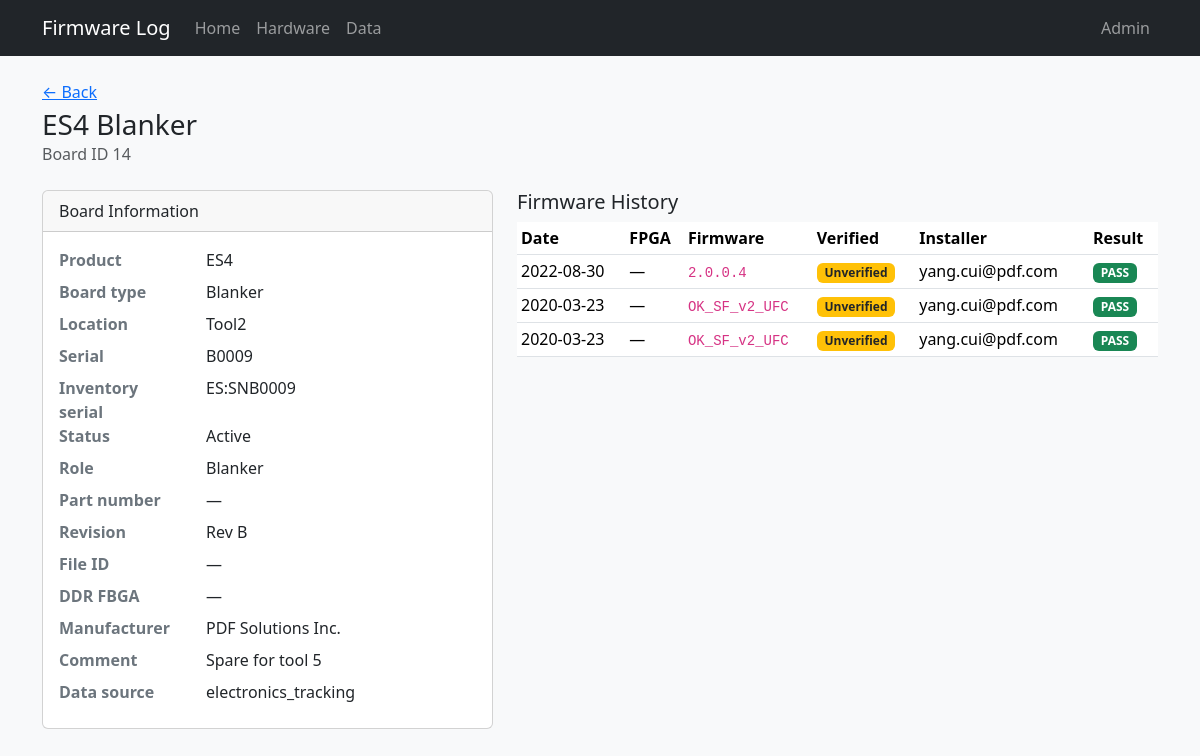
/board/14, run on an earlier commit of the app's database.
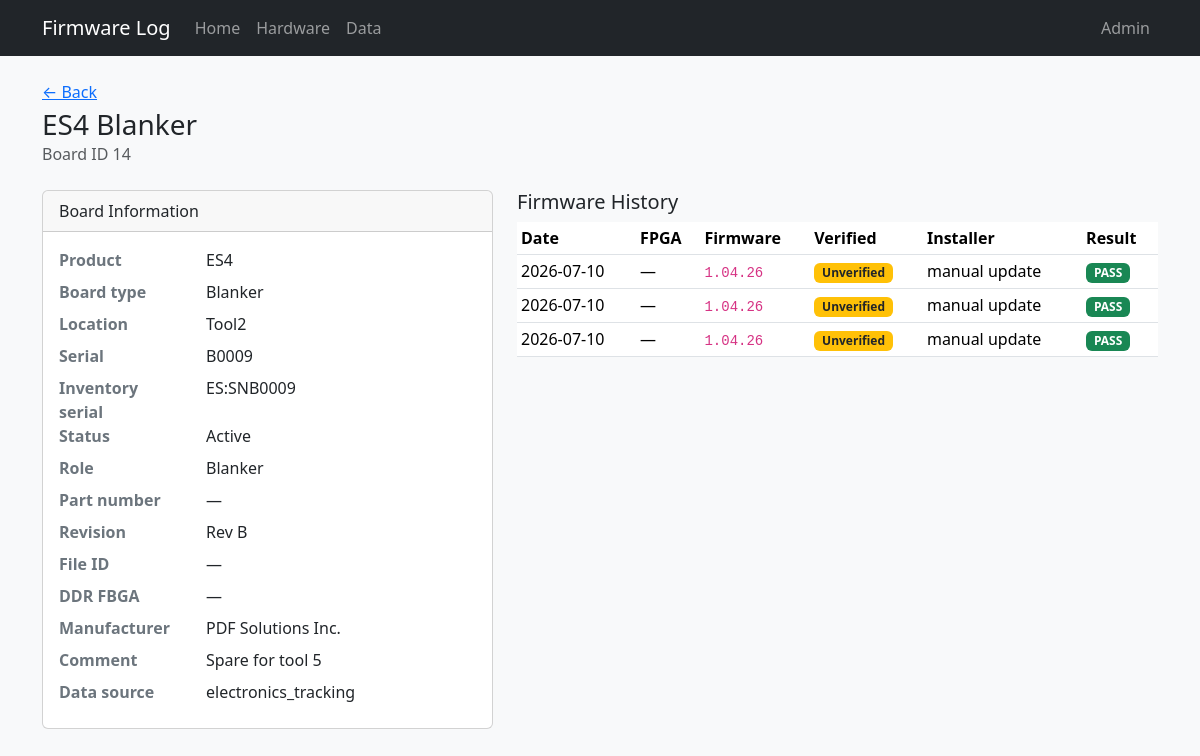
And on a later commit of the database.
### tables this page shows
CREATE TABLE "boards" (
                board_id      INTEGER PRIMARY KEY,
                tool          TEXT,
                board_slot    TEXT,
                manufacturer  TEXT NOT NULL DEFAULT 'PDF Solutions Inc.',
                board_name    TEXT NOT NULL,
                serial        TEXT NOT NULL,
                part_number   TEXT,
                revision      TEXT,
                file_id       TEXT,
                product_name  TEXT NOT NULL,
                ddr_fbga      TEXT
            , inventory_serial TEXT, status TEXT, role TEXT, comment TEXT, open_item TEXT, po TEXT, modified_by TEXT, source_updated_at TEXT, data_source TEXT, dc_status TEXT, ac_status TEXT, gcal_status TEXT, adc_status TEXT, eeprom_status TEXT);

CREATE TABLE "firmware_history" (
                event_id    INTEGER PRIMARY KEY AUTOINCREMENT,
                board_id    INTEGER NOT NULL REFERENCES boards (board_id),
                event_date  TEXT NOT NULL,
                event_time  TEXT,
                fpga        TEXT,
                firmware    TEXT NOT NULL,
                installer   TEXT,
                result      TEXT
            );

### app.py (the view)
@app.route("/board/<int:board_id>")
def board_detail(board_id):
    board = db.get_board(board_id)
    if not board:
        flash("Board not found.", "danger")
        return redirect(url_for("index"))
    return render_template(
        "board_detail.html",
        board=board,
        firmware_verified=db.firmware_verified_label(board),
        history=db.board_history(board_id),
        events=db.board_events(board_id),
    )

### db.py (called while the page is built)
def is_firmware_verified(board) -> bool:
    if not board:
        return False
    if board.get("board_id") in VERIFIED_BOARD_IDS:
        return True
    if board.get("data_source") == "firmware_log":
        return True
    if board.get("tool") == "Tool13" and board.get("product_name") == "BAP":
        return True
    return False

def firmware_verified_label(board) -> str:
    return "verified" if is_firmware_verified(board) else "unverified"

def dict_row(cursor, row):
    return {col[0]: row[i] for i, col in enumerate(cursor.description)}

@contextmanager
def get_db():
    conn = sqlite3.connect(DATABASE)
    conn.row_factory = dict_row
    try:
        yield conn
    finally:
        conn.close()

def fetch_all(query, params=()):
    with get_db() as conn:
        return conn.execute(query, params).fetchall()

def fetch_one(query, params=()):
    with get_db() as conn:
        return conn.execute(query, params).fetchone()

def get_board(board_id):
    return fetch_one("SELECT * FROM boards WHERE board_id = ?", (board_id,))

def board_history(board_id):
    return fetch_all(
        """
        SELECT *
        FROM firmware_history
        WHERE board_id = ?
        ORDER BY event_date DESC, COALESCE(event_time, '00:00:00') DESC, event_id DESC
        """,
        (board_id,),
    )

def board_events(board_id):
    return fetch_all(
        """
        SELECT *
        FROM board_events
        WHERE board_id = ?
        ORDER BY event_date DESC, COALESCE(event_time, '00:00:00') DESC, event_id DESC
        """,
        (board_id,),
    )

### templates/board_detail.html (shortened to what this page needs)
{% extends "base.html" %}
{% from "macros.html" import result_badge, verified_badge %}
{% block content %}
<div class="d-flex flex-wrap justify-content-between align-items-start gap-2 mb-4">
  <div>
    <p class="text-muted mb-1"><a href="{{ url_for('index') }}">&larr; Back</a></p>
    <h1 class="h3 mb-0">{{ board.product_name }} {{ board.board_name }}</h1>
    <p class="text-muted mb-0">Board ID {{ board.board_id }}</p>
  </div>
</div>
<div class="row g-4">
  <div class="col-md-5">
    <div class="card">
      <div class="card-header">Board Information</div>
      <dl class="card-body mb-0 row">
        <dt class="col-sm-4">Product</dt><dd class="col-sm-8">{{ board.product_name }}</dd>
        <dt class="col-sm-4">Board type</dt><dd class="col-sm-8">{{ board.board_name }}</dd>
        <dt class="col-sm-4">Location</dt><dd class="col-sm-8">{{ board.tool or '—' }}</dd>
        <dt class="col-sm-4">Serial</dt><dd class="col-sm-8">{{ board.serial }}</dd>
        <dt class="col-sm-4">Inventory serial</dt><dd class="col-sm-8">{{ board.inventory_serial or '—' }}</dd>
        <dt class="col-sm-4">Status</dt><dd class="col-sm-8">{{ board.status or '—' }}</dd>
        <dt class="col-sm-4">Role</dt><dd class="col-sm-8">{{ board.role or '—' }}</dd>
        <dt class="col-sm-4">Part number</dt><dd class="col-sm-8">{{ board.part_number or '—' }}</dd>
        <dt class="col-sm-4">Revision</dt><dd class="col-sm-8">{{ board.revision or '—' }}</dd>
        <dt class="col-sm-4">File ID</dt><dd class="col-sm-8">{{ board.file_id or '—' }}</dd>
        <dt class="col-sm-4">DDR FBGA</dt><dd class="col-sm-8">{{ board.ddr_fbga or '—' }}</dd>
        <dt class="col-sm-4">Manufacturer</dt><dd class="col-sm-8">{{ board.manufacturer }}</dd>
        {% if board.comment %}
        <dt class="col-sm-4">Comment</dt><dd class="col-sm-8">{{ board.comment }}</dd>
        {% endif %}
        {% if board.data_source %}
        <dt class="col-sm-4">Data source</dt><dd class="col-sm-8">{{ board.data_source }}</dd>
        {% endif %}
      </dl>
    </div>
  </div>
  <div class="col-md-7">
    <h2 class="h5">Firmware History</h2>
    <div class="table-responsive">
      <table class="table table-sm table-hover align-middle">
        <thead>
          <tr>
            <th>Date</th>
            <th>FPGA</th>
            <th class="col-firmware">Firmware</th>
            <th class="col-verified">Verified</th>
            <th>Installer</th>
            <th>Result</th>
          </tr>
        </thead>
        <tbody>
          {% for row in history %}
          <tr>
            <td>{{ row.event_date }}{% if row.event_time %} {{ row.event_time }}{% endif %}</td>
            <td>{{ row.fpga or '—' }}</td>
            <td class="col-firmware"><code>{{ row.firmware }}</code></td>
            <td class="col-verified">{{ verified_badge(firmware_verified) }}</td>
            <td>{{ row.installer or '—' }}</td>
            <td>{{ result_badge(row.result) }}</td>
          </tr>
          {% else %}
          <tr><td colspan="7" class="text-muted">No firmware history for this board.</td></tr>
          {% endfor %}
        </tbody>
      </table>
    </div>
  </div>
</div>
{% endblock %}

### templates/base.html (shortened to what this page needs)
<!DOCTYPE html>
<html lang="en">
<head>
  <link href="https://cdn.jsdelivr.net/npm/bootstrap@5.3.3/dist/css/bootstrap.min.css" rel="stylesheet">
  <link href="{{ url_for('static', filename='style.css') }}" rel="stylesheet">
</head>
<body>
  <nav class="navbar navbar-expand-lg navbar-dark bg-dark mb-4">
    <div class="container">
      <a class="navbar-brand" href="{{ url_for('index') }}">Firmware Log</a>
      <div class="collapse navbar-collapse" id="nav">
        <ul class="navbar-nav me-auto">
          <li class="nav-item"><a class="nav-link" href="{{ url_for('index') }}">Home</a></li>
          <li class="nav-item"><a class="nav-link" href="/hardware">Hardware</a></li>
          <li class="nav-item"><a class="nav-link" href="{{ url_for('data') }}">Data</a></li>
        </ul>
        <ul class="navbar-nav">
          {% if session.get('admin') %}
          <li class="nav-item"><a class="nav-link" href="{{ url_for('admin_index') }}">Admin</a></li>
          <li class="nav-item"><a class="nav-link" href="{{ url_for('admin_sql') }}">SQL</a></li>
          <li class="nav-item"><a class="nav-link" href="{{ url_for('admin_deleted') }}">Deleted Records</a></li>
          <li class="nav-item"><a class="nav-link" href="{{ url_for('admin_logout') }}">Logout</a></li>
          {% else %}
          <li class="nav-item"><a class="nav-link" href="{{ url_for('admin_login') }}">Admin</a></li>
          {% endif %}
        </ul>
      </div>
    </div>
  </nav>
  <main class="container pb-5">
    {% block content %}{% endblock %}
  </main>
</body>
</html>

### templates/macros.html (shortened to what this page needs)
{% macro result_badge(result) -%}
  {% if result %}
    {% set r = result|upper %}
    {% if r == 'PASS' %}
      <span class="badge text-bg-success">PASS</span>
    {% elif r == 'FAIL' %}
      <span class="badge text-bg-danger">FAIL</span>
    {% else %}
      <span class="badge text-bg-secondary">{{ result }}</span>
    {% endif %}
  {% else %}
    <span class="text-muted">—</span>
  {% endif %}
{%- endmacro %}
{% macro verified_badge(status) -%}
  {% if status == 'verified' %}
    <span class="badge text-bg-success">Verified</span>
  {% elif status == 'unverified' %}
    <span class="badge text-bg-warning text-dark">Unverified</span>
  {% else %}
    <span class="text-muted">—</span>
  {% endif %}
{%- endmacro %}

### static/style.css (style rules this page uses)
body { background-color: #f8f9fa; }
code { font-size: 0.875em; }
.table th { white-space: nowrap; }
.card dl dt { color: #6c757d; }

What changed in the data, as far as the page shows it:
changed firmware_history (number 1 of 3 on the later page): event_date "2020-03-23" → "2026-07-10"; firmware "OK_SF_v2_UFC" → "1.04.26"; installer "yang.cui@pdf.com" → "manual update"
changed firmware_history (number 2 of 3 on the later page): event_date "2020-03-23" → "2026-07-10"; firmware "OK_SF_v2_UFC" → "1.04.26"; installer "yang.cui@pdf.com" → "manual update"
changed firmware_history (number 3 of 3 on the later page): event_date "2022-08-30" → "2026-07-10"; firmware "2.0.0.4" → "1.04.26"; installer "yang.cui@pdf.com" → "manual update"; moves down the list
